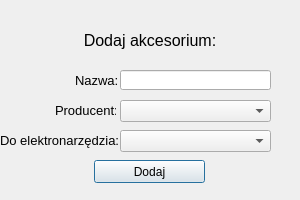
<?xml version="1.0" encoding="UTF-8"?>
<ui version="4.0">
 <class>dodaj_a</class>
 <widget class="QDialog" name="dodaj_a">
  <property name="geometry">
   <rect>
    <x>0</x>
    <y>0</y>
    <width>300</width>
    <height>200</height>
   </rect>
  </property>
  <property name="windowTitle">
   <string>Dialog</string>
  </property>
  <widget class="QLineEdit" name="nazwa">
   <property name="geometry">
    <rect>
     <x>120</x>
     <y>70</y>
     <width>151</width>
     <height>20</height>
    </rect>
   </property>
  </widget>
  <widget class="QLabel" name="label">
   <property name="geometry">
    <rect>
     <x>0</x>
     <y>0</y>
     <width>300</width>
     <height>81</height>
    </rect>
   </property>
   <property name="font">
    <font>
     <pointsize>12</pointsize>
    </font>
   </property>
   <property name="text">
    <string>Dodaj akcesorium:</string>
   </property>
   <property name="alignment">
    <set>Qt::AlignCenter</set>
   </property>
  </widget>
  <widget class="QLabel" name="label_2">
   <property name="geometry">
    <rect>
     <x>75</x>
     <y>70</y>
     <width>61</width>
     <height>21</height>
    </rect>
   </property>
   <property name="font">
    <font>
     <pointsize>10</pointsize>
    </font>
   </property>
   <property name="text">
    <string>Nazwa:</string>
   </property>
  </widget>
  <widget class="QLabel" name="label_3">
   <property name="geometry">
    <rect>
     <x>55</x>
     <y>100</y>
     <width>61</width>
     <height>21</height>
    </rect>
   </property>
   <property name="font">
    <font>
     <pointsize>10</pointsize>
    </font>
   </property>
   <property name="text">
    <string>Producent:</string>
   </property>
  </widget>
  <widget class="QLabel" name="label_4">
   <property name="geometry">
    <rect>
     <x>0</x>
     <y>130</y>
     <width>121</width>
     <height>21</height>
    </rect>
   </property>
   <property name="font">
    <font>
     <pointsize>10</pointsize>
    </font>
   </property>
   <property name="text">
    <string>Do elektronarzędzia:</string>
   </property>
  </widget>
  <widget class="QPushButton" name="dodaj">
   <property name="geometry">
    <rect>
     <x>94</x>
     <y>160</y>
     <width>111</width>
     <height>23</height>
    </rect>
   </property>
   <property name="text">
    <string>Dodaj</string>
   </property>
  </widget>
  <widget class="QComboBox" name="producent">
   <property name="geometry">
    <rect>
     <x>120</x>
     <y>100</y>
     <width>151</width>
     <height>22</height>
    </rect>
   </property>
  </widget>
  <widget class="QComboBox" name="do_elek">
   <property name="geometry">
    <rect>
     <x>120</x>
     <y>130</y>
     <width>151</width>
     <height>22</height>
    </rect>
   </property>
  </widget>
 </widget>
 <resources/>
 <connections/>
</ui>
